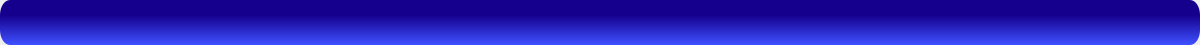
<?xml version="1.0" encoding="UTF-8"?>
<ui version="4.0">
 <class>Translation_box</class>
 <widget class="QMainWindow" name="Translation_box">
  <property name="geometry">
   <rect>
    <x>0</x>
    <y>0</y>
    <width>1200</width>
    <height>45</height>
   </rect>
  </property>
  <property name="minimumSize">
   <size>
    <width>1200</width>
    <height>45</height>
   </size>
  </property>
  <property name="maximumSize">
   <size>
    <width>1200</width>
    <height>45</height>
   </size>
  </property>
  <property name="windowTitle">
   <string>I.T.</string>
  </property>
  <widget class="QWidget" name="centralwidget">
   <widget class="QLabel" name="Show_box">
    <property name="geometry">
     <rect>
      <x>0</x>
      <y>0</y>
      <width>1200</width>
      <height>45</height>
     </rect>
    </property>
    <property name="styleSheet">
     <string notr="true">border-radius:10px 15px;
color: rgb(255, 255, 255);
background-color: qlineargradient(spread:repeat, x1:0.505682, y1:0, x2:0.505682, y2:1, stop:0.335227 rgba(21, 0, 142, 255), stop:1 rgba(63, 81, 255, 255));</string>
    </property>
    <property name="text">
     <string/>
    </property>
    <property name="alignment">
     <set>Qt::AlignCenter</set>
    </property>
   </widget>
  </widget>
 </widget>
 <resources/>
 <connections/>
</ui>
